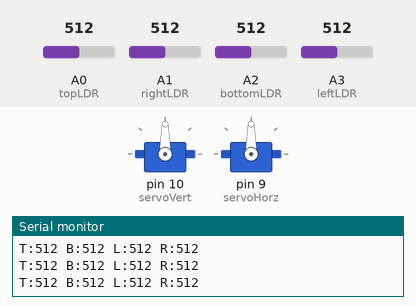
This sketch was run on a simulated Arduino Uno, built with avr-gcc and run on an emulated ATmega328P. On the bench: 2 × servo, the last lines printed to the serial monitor. The inputs (shaded band) are chosen by the test bench; at power-on: A0 (topLDR) = 512, A1 (rightLDR) = 512, A2 (bottomLDR) = 512, A3 (leftLDR) = 512.

Above: at 1.2 s.
1.3 s: A0 (topLDR) set to 532
2.8 s: A0 (topLDR) set to 555
At 3.99 s:
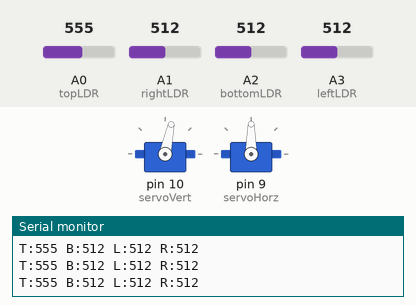
5.8 s: A1 (rightLDR) set to 533
8.8 s: A1 (rightLDR) set to 558
At 8.95 s:
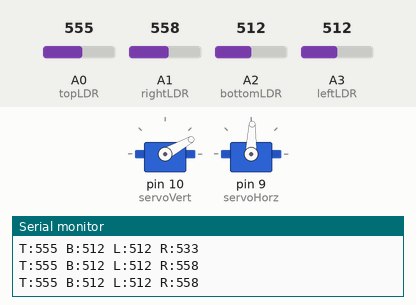
11.8 s: A2 (bottomLDR) set to 579
At 11.99 s:
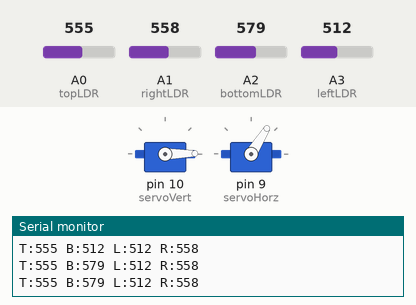
14.8 s: A2 (bottomLDR) set to 594
At 15.03 s:
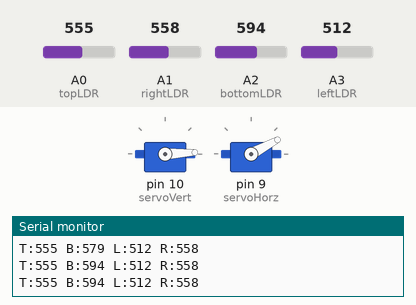
Timing chart, 0 to 22.3 s (numbered marks = the images above; inputs shaded):
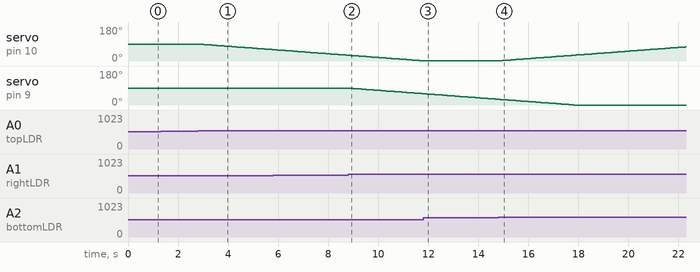

The sketch:

Solar_Tracker.ino
```cpp
// ============================================
// Project  : Dual-Axis Solar Tracker
// Author   : Daniel
// GitHub   : https://github.com/danibae006
// Repo     : https://github.com/danibae006/dual-axis-solar-tracker
//
// For wiring & connections, visit the repo (https://github.com/danibae006/dual-axis-solar-tracker)
// above and read the README file.
// It contains full wiring diagrams,
// component list, and setup instructions.
// ============================================

#include <Servo.h>

Servo servoVert;
Servo servoHorz;

int topLDR    = A0;
int rightLDR  = A1;
int bottomLDR = A2;
int leftLDR   = A3;

int vertPos  = 90;
int horzPos  = 90;

int tolerance = 30;

void setup() {
  servoVert.attach(10);
  servoHorz.attach(9);
  servoVert.write(vertPos);
  servoHorz.write(horzPos);
  Serial.begin(9600);
}

void loop() {
  int top    = analogRead(topLDR);
  int right  = analogRead(rightLDR);
  int bottom = analogRead(bottomLDR);
  int left   = analogRead(leftLDR);

  int verticalDiff   = top - bottom;
  int horizontalDiff = left - right;

  Serial.print("T:");
  Serial.print(top);
  Serial.print(" B:");
  Serial.print(bottom);
  Serial.print(" L:");
  Serial.print(left);
  Serial.print(" R:");
  Serial.println(right);

  if (abs(verticalDiff) > tolerance) {
    if (top > bottom) {
      vertPos--;
    } else {
      vertPos++;
    }
    vertPos = constrain(vertPos, 0, 180);
    servoVert.write(vertPos);
  }

  if (abs(horizontalDiff) > tolerance) {
    if (left > right) {
      horzPos++;
    } else {
      horzPos--;
    }
    horzPos = constrain(horzPos, 0, 180);
    servoHorz.write(horzPos);
  }

  delay(100);
}
```

Measured:
- the behaviour switches between 542 and 543 on A0 (topLDR) (found by bisection; images 0 and 1)
- the behaviour switches between 542 and 543 on A1 (rightLDR) (found by bisection; images 1 and 2)
- the behaviour switches between 585 and 586 on A2 (bottomLDR) (found by bisection; images 3 and 4)
- after the input at 2.8 s, servo on pin 10 (servoVert): moves from 90° to 60° over 2.9 s, starting at once
- after the input at 8.8 s, servo on pin 9 (servoHorz): moves from 90° to 60° over 2.9 s, starting at once
- after the input at 11.8 s, servo on pin 10 (servoVert): stays 1° (without the input it goes to 0° after 0.05 s)
- after the input at 14.8 s, servo on pin 10 (servoVert): moves from 1° to 75° over 7.4 s, starting after 0.08 s
